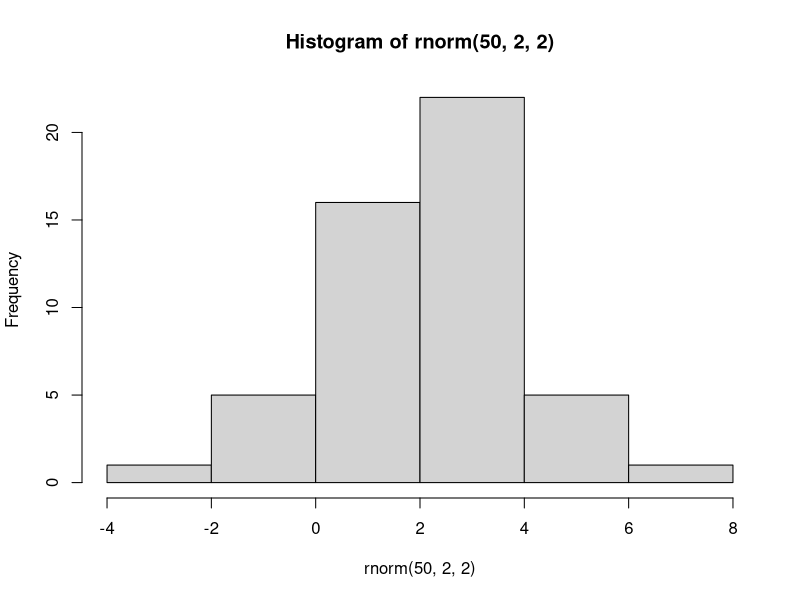
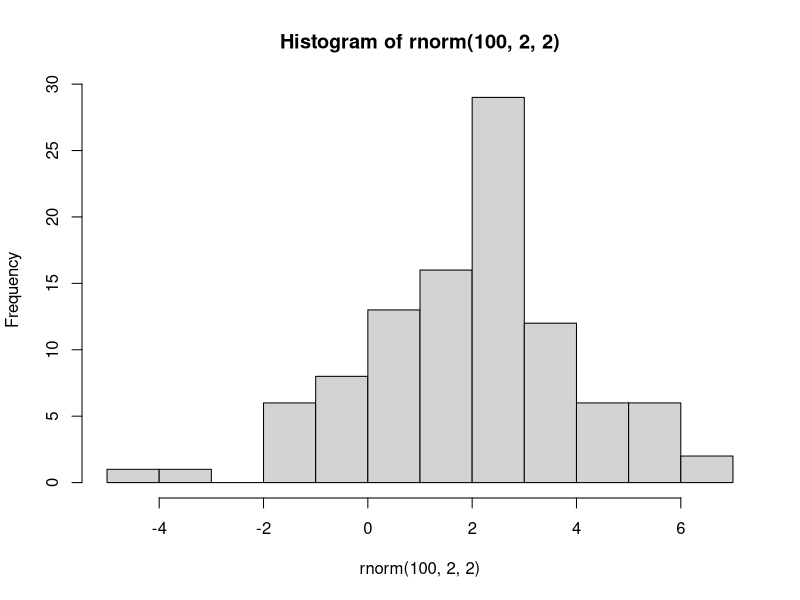
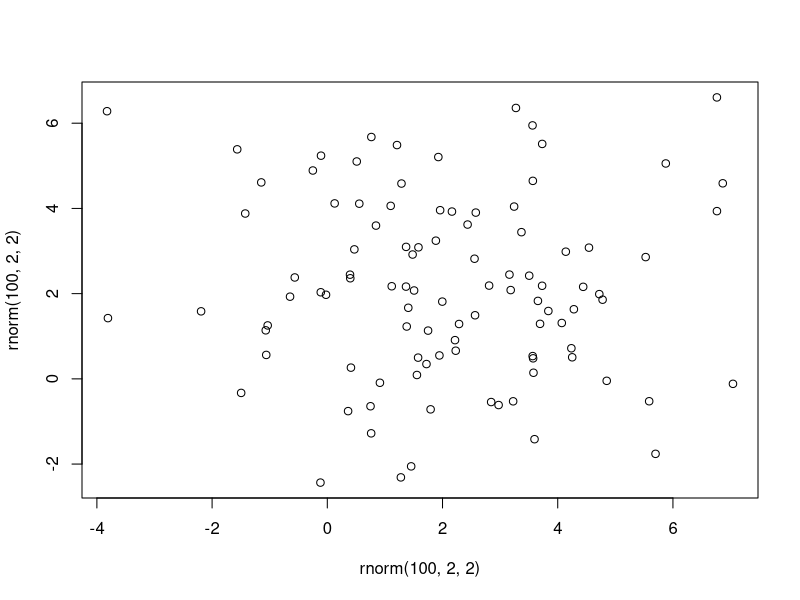

The R source for these figures, in order:
### This is a Test R-script with some real code in it

# let's first set a seed
set.seed(29112019)

# let's make a histogram
hist(rnorm(50, 2, 2))

# let's make another one
hist(rnorm(100, 2, 2))

# let's make a scatterplot
plot(rnorm(100,2,2), rnorm(100,2,2))

